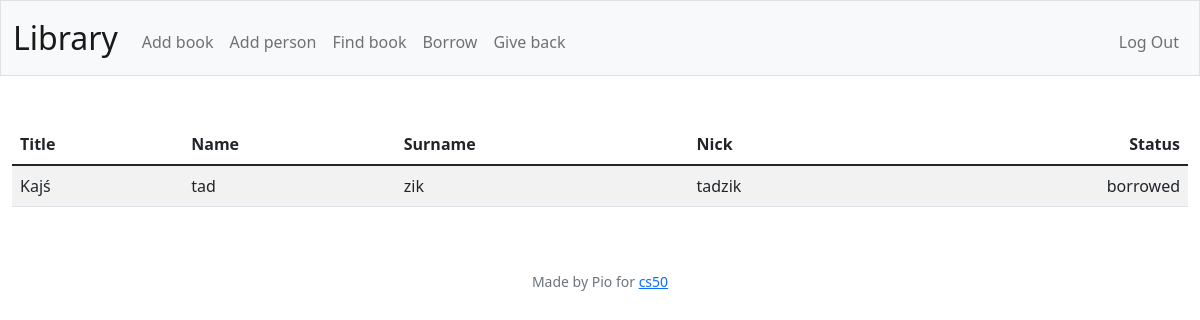
Page / (signed in) on the earlier database version.
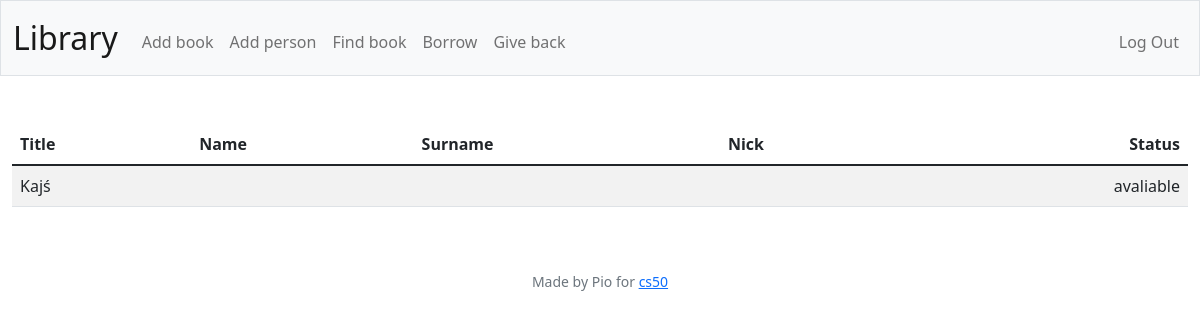
Same page on the later database version.
### tables this page shows
CREATE TABLE 'book' ('book_id' INTEGER PRIMARY KEY AUTOINCREMENT NOT NULL, title TEXT NOT NULL, time TEXT, status TEXT, 'ownersID' INTEGER, 'readerID' INTEGER);

CREATE TABLE 'person' ('person_id' INTEGER PRIMARY KEY AUTOINCREMENT NOT NULL, name TEXT NOT NULL, surname TEXT NOT NULL, nick TEXT NOT NULL);

### app.py (the view)
@app.route("/", methods=["GET", "POST"])
@login_required
def index():
    books = db.execute("SELECT * FROM book WHERE ownersID = ?", session["user_id"])
    for book in books:
        if book["readerID"] != None:
            guy = db.execute("SELECT * FROM person WHERE person_id = ?", book['readerID'])
            book.update(guy[0])
    print(books)
    return render_template("index.html", books=books)

### app.py (called while the page is built)
@app.after_request
def after_request(response):
    response.headers["Cache-Control"] = "no-cache, no-store, must-revalidate"
    response.headers["Expires"] = 0
    response.headers["Pragma"] = "no-cache"
    return response

### helpers.py (called while the page is built)
def login_required(f):
    @wraps(f)
    def decorated_function(*args, **kwargs):
        if session.get("user_id") is None:
            return redirect("/login")
        return f(*args, **kwargs)
    return decorated_function

### templates/index.html (shortened to what this page needs)
{% extends "layout.html" %}
{% block main %}
    <table class="table table-striped">
        <thead>
            <tr>
                <th class="text-start">Title</th>
                <th class="text-start">Name</th>
                <th class="text-start">Surname</th>
                <th class="text-start">Nick</th>
                <th class="text-end">Status</th>
            </tr>
        </thead>
       <tbody>
            {% for book in books %}
                <tr>
                    <td class="text-start">{{ book.title }}</td>
                    <td class="text-start">{{ book.name }}</td>
                    <td class="text-start">{{ book.surname }}</td>
                    <td class="text-start">{{ book.nick }}</td>
                    <td class="text-end">{{ book.status }}</td>
                </tr>
            {% endfor %}
        </tbody>
    </table>
{% endblock %}

### templates/layout.html (shortened to what this page needs)
<!DOCTYPE html>
<html lang="en">
    <head>
        <link href="https://cdn.jsdelivr.net/npm/bootstrap@5.1.3/dist/css/bootstrap.min.css" rel="stylesheet">
        <link href="/static/styles.css" rel="stylesheet">
    </head>
    <body>
        <nav class="bg-light border navbar navbar-expand-md navbar-light">
            <div class="container-fluid">
                <a class="navbar-brand" href="/"><span class="orange">Library</span></a>
                <div class="collapse navbar-collapse" id="navbar">
                    {% if session["user_id"] %}
                        <ul class="navbar-nav me-auto mt-2">
                            <li class="nav-item"><a class="nav-link" href="/addbook">Add book</a></li>
                            <li class="nav-item"><a class="nav-link" href="/addperson">Add person</a></li>
                            <li class="nav-item"><a class="nav-link" href="/find">Find book</a></li>
                            <li class="nav-item"><a class="nav-link" href="/borrow">Borrow</a></li>
                            <li class="nav-item"><a class="nav-link" href="/back">Give back</a></li>
                        </ul>
                        <ul class="navbar-nav ms-auto mt-2">
                            <li class="nav-item"><a class="nav-link" href="/logout">Log Out</a></li>
                        </ul>
                    {% else %}
                        <ul class="navbar-nav ms-auto mt-2">
                            <li class="nav-item"><a class="nav-link" href="/register">Register</a></li>
                            <li class="nav-item"><a class="nav-link" href="/login">Log In</a></li>
                        </ul>
                    {% endif %}
                </div>
            </div>
        </nav>
        <main class="container-fluid py-5 text-center">
            {% block main %}{% endblock %}
        </main>
        <footer class="mb-5 small text-center text-muted">
            Made by Pio for <a href="https://cs50.harvard.edu/x">cs50</a>
        </footer>
    </body>
</html>

### static/styles.css (style rules this page uses)
nav .navbar-brand { font-size: xx-large; }

Differences in the rows shown:
changed book "Kajś": status "borrowed" → "avaliable"; name "tad" → (not shown); surname "zik" → (not shown); nick "tadzik" → (not shown)
